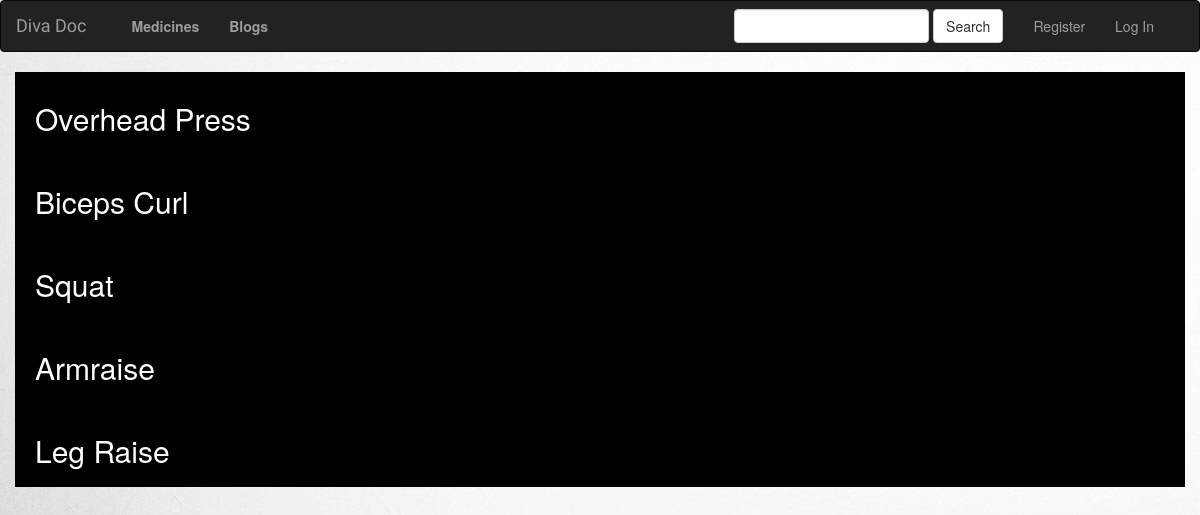
The app's page /excercise/1/ with its own data.
### Excercise/models.py (models this page shows, shortened)
class excercise(models.Model):
    dis = models.ForeignKey(disease, on_delete=models.CASCADE, related_name='choice_set')
    ex_name = models.CharField(max_length = 50)
    anim = models.FileField(null=True, blank=True)

### Excercise/views.py (the view)
# urls.py: path('<int:dis_id>/', views.detail, name='detail'),
def detail(request, dis_id):
    dise = get_object_or_404(disease, pk=dis_id)
    return render(request, 'Excercise/detail.html', {'dise': dise})

### Excercise/templates/Excercise/detail.html (shortened to what this page needs)
{% extends "divaDoc/base.html" %}
{% block home_url %}
{% if user.is_active %}
	"{% url 'divaDoc:userhome' %}"
{% else%}
	"/"
{%endif%}
{% endblock %}
{% block home_name %}
{% if user.is_active %}
	{{user.username}}
{% else%}
	Diva Doc
{%endif%}
{% endblock %}
{% block home_search %}
<form class="navbar-form navbar-left" role="search" method="get" action="#">
  <div class="form-group">
    <input type="text" class="form-control" name="q" value="">
  </div>
  <button type="submit" class="btn btn-default">Search</button>
</form>
{% endblock %}
{% block nav_right %}
  {% if user.is_active %}
	<ul class="nav navbar-nav navbar-right">
	  <li class="active"><a href="{% url 'divaDoc:user_logout' %}">Log Out</a></li>
	</ul>
  {% else %}
	<ul class="nav navbar-nav navbar-left">
		<li class="{% block register_active %}{% endblock %}"><a href="{% url 'divaDoc:signup' %}" >Register</a></li>
		<li class="{% block login_active %}{% endblock %}"><a href="{% url 'divaDoc:login' %}" >Log In</a></li>
	</ul>
{% endif %}
{%endblock%}
{% block body %}
<div class="container-fluid">
	<div>
		{% if dise.choice_set.all %}
			{% for d in dise.choice_set.all %}
				<div>
					<div class="x{{d.id}}" id="a1">
							<h2 style="display: block;" class="m{{d.id}}">{{ d.ex_name }}</h2>
					</div>
				</div>
			{% endfor %}
		{% else %}
			<h2> Sorry, no Excercise added !!</h2>
		{% endif %}
	</div>
</div>
{% endblock%}

### divaDoc/static/divaDoc/style.css (style rules this page uses)
body { background:white url("images/bki.jpg") }

### Excercise/templates/Excercise/detail.html (style rules this page uses)
#a1 { padding: 10px 20px; background-color: black; color: white; cursor: pointer; }

### records on screen
excercise: ex_name "Overhead Press"
excercise: ex_name "Biceps Curl"
excercise: ex_name "Squat"
excercise: ex_name "Armraise"
excercise: ex_name "Leg Raise"
